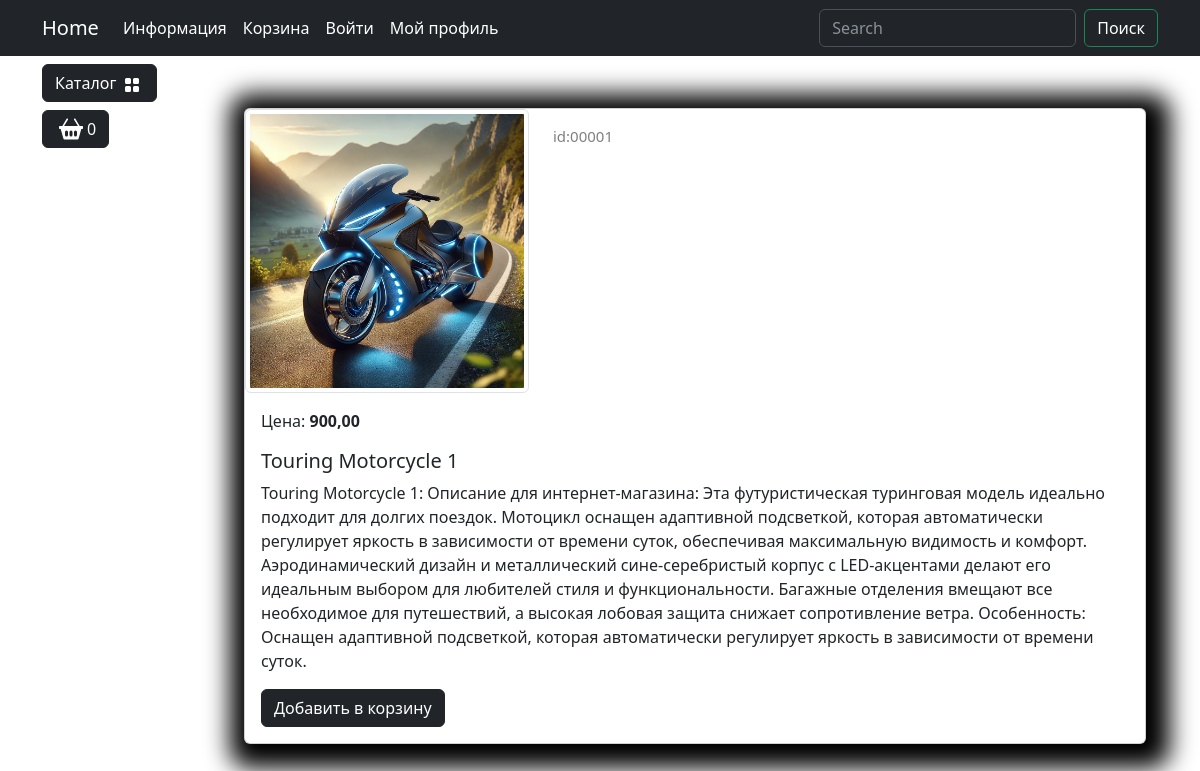
Screenshot of /catalog/product/1/ with the database file from the repository.
### goods/models.py (models this page shows, shortened)
class Products(models.Model):
    name = models.CharField(max_length=150, unique=True,verbose_name='Название')
    slug = models.SlugField(max_length=200,unique=True,blank=True,null=True,verbose_name='URL')
    description = models.TextField(blank=True,null=True,verbose_name='Описание')
    image = models.ImageField(upload_to='goods_images',blank=True,null=True, verbose_name='Изображение')
    price = models.DecimalField(default=0.00,max_digits=7,decimal_places=2,verbose_name='цена')
    discount = models.DecimalField(default=0.00,max_digits=4,decimal_places=2,verbose_name='Скидка')
    quantity = models.PositiveIntegerField(default=0,verbose_name='Количество')
    category = models.ForeignKey(to=Categories,on_delete=models.CASCADE, verbose_name='Категория')
    class Meta:
        db_table = 'product'
        verbose_name = 'Продукт'
        verbose_name_plural = 'Продукты'
    def display_id(self):
        return f"{self.id:05}"
    def sell_price(self):
        if self.discount:
            return round(self.price - self.price * self.discount/100, 2)
        return self.price

### goods/views.py (the view)
# urls.py: path('product/<int:product_id>/',views.product, name='product'),
def product(request,product_id):
    product = Products.objects.get(id = product_id)
    context={
        'product':product
    }
    return render(request, 'goods/product.html',context=context)

### goods/templatetags/catalog_tags.py (called while the page is built)
@register.simple_tag()
def tag_categories():
    return Categories.objects.all()

### goods/templates/goods/product.html (shortened to what this page needs)
{% extends "main/base.html" %}
{% load static %}
{% block content %}
<div class="container mt-5">
    <div class="card mb-4 custom-shadow">
        <div class="row">
            <div class="col-md-4">
                <img src="{{ product.image.url }}"
                    class="img-thumbnail" data-bs-toggle="modal" data-bs-target="#imageModal1">
            </div>
            <div class="col-md-4 ">
                <p class="product_id mt-3">id:{{ product.display_id }}</p>
            </div>
        </div>
        <div class="card-body">
            <p class="card-text">Цена: <strong>{{ product.sell_price }}</strong></p>
            <h5 class="card-title">{{ product.name }} </h5>
            <p class="card-text">{{ product.description }}</p>
            <a href="#" class="btn btn-dark add-to-cart">Добавить в корзину</a>
        </div>
    </div>
</div>
{% endblock content %}

### static/deps/css/my_css.css (style rules this page uses)
body { background-image: url("../images/bg-image.jpg"); background-repeat: no-repeat; background-attachment: fixed; background-position: center center; background-size: cover; height: 100%; }
.custom-shadow { box-shadow: 5px 5px 25px 19px #000000; }
.product_id { color: gray; font-size: 15px; }

### rows the page displays
Products: image (picture), display_id "00001", sell_price "900,00", name "Touring Motorcycle 1", description "Touring Motorcycle 1: Описание для интернет-магазина: Эта футуристическая туринговая модель идеально подходит для долгих поездок. Мотоцикл оснащен адаптивной подсветкой, которая автоматически регулирует яркость в зависимости от времени суток, обеспечивая максимальную видимость и комфорт. Аэродинамический дизайн и металлический сине-серебристый корпус с LED-акцентами делают его идеальным выбором для любителей стиля и функциональности. Багажные отделения вмещают все необходимое для путешествий, а высокая лобовая защита снижает сопротивление ветра. Особенность: Оснащен адаптивной подсветкой, которая автоматически регулирует яркость в зависимости от времени суток."
